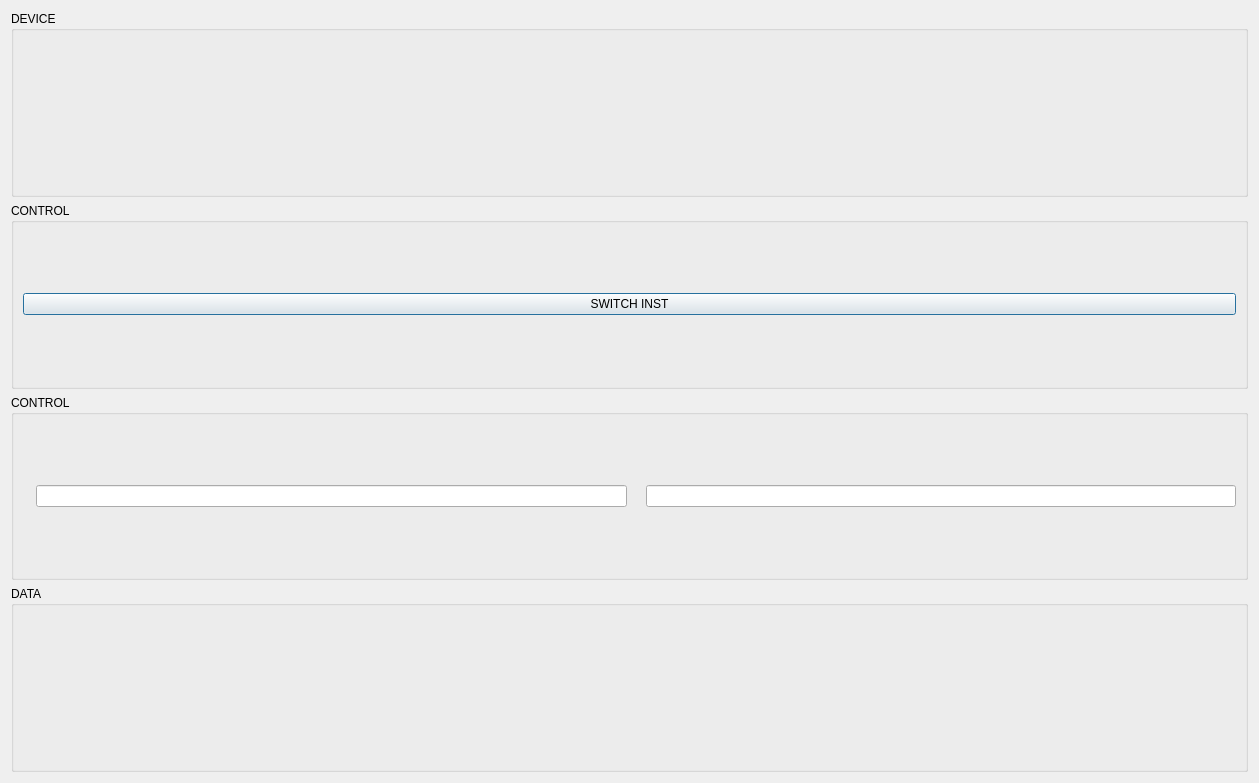
<?xml version="1.0" encoding="UTF-8"?>
<ui version="4.0">
 <class>Dialog</class>
 <widget class="QDialog" name="Dialog">
  <property name="geometry">
   <rect>
    <x>0</x>
    <y>0</y>
    <width>1259</width>
    <height>783</height>
   </rect>
  </property>
  <property name="windowTitle">
   <string>Dialog</string>
  </property>
  <layout class="QVBoxLayout" name="verticalLayout">
   <item>
    <widget class="QGroupBox" name="groupBox_2">
     <property name="title">
      <string>DEVICE</string>
     </property>
     <layout class="QGridLayout" name="gridLayout_2">
      <item row="1" column="1">
       <widget class="QELabel" name="qelabel_5">
        <property name="variable" stdset="0">
         <string>MOKUIOC:DEV:MODEL_SETTING</string>
        </property>
       </widget>
      </item>
      <item row="2" column="3">
       <widget class="QELabel" name="qelabel_4">
        <property name="variable" stdset="0">
         <string>MOKUIOC:DEV:CAL_DATE</string>
        </property>
       </widget>
      </item>
      <item row="0" column="0">
       <widget class="QESubstitutedLabel" name="qesubstitutedlabel">
        <property name="labelText" stdset="0">
         <string>MODEL</string>
        </property>
       </widget>
      </item>
      <item row="2" column="2">
       <widget class="QESubstitutedLabel" name="qesubstitutedlabel_4">
        <property name="labelText" stdset="0">
         <string>LAST CAL</string>
        </property>
       </widget>
      </item>
      <item row="1" column="2">
       <widget class="QESubstitutedLabel" name="qesubstitutedlabel_6">
        <property name="labelText" stdset="0">
         <string>MODEL MATCH</string>
        </property>
       </widget>
      </item>
      <item row="2" column="1">
       <widget class="QELabel" name="qelabel_3">
        <property name="variable" stdset="0">
         <string>MOKUIOC:DEV:VERSION</string>
        </property>
       </widget>
      </item>
      <item row="0" column="1">
       <widget class="QELabel" name="qelabel">
        <property name="variable" stdset="0">
         <string>MOKUIOC:DEV:HARDWARE</string>
        </property>
       </widget>
      </item>
      <item row="2" column="0">
       <widget class="QESubstitutedLabel" name="qesubstitutedlabel_3">
        <property name="labelText" stdset="0">
         <string>API VERSION</string>
        </property>
       </widget>
      </item>
      <item row="1" column="0">
       <widget class="QESubstitutedLabel" name="qesubstitutedlabel_5">
        <property name="labelText" stdset="0">
         <string>EPICS MODEL</string>
        </property>
       </widget>
      </item>
      <item row="0" column="2">
       <widget class="QESubstitutedLabel" name="qesubstitutedlabel_2">
        <property name="labelText" stdset="0">
         <string>FIRMWARE VERSION</string>
        </property>
       </widget>
      </item>
      <item row="0" column="3">
       <widget class="QELabel" name="qelabel_2">
        <property name="variable" stdset="0">
         <string>MOKUIOC:DEV:FIRMWARE</string>
        </property>
       </widget>
      </item>
      <item row="3" column="0">
       <widget class="QESubstitutedLabel" name="qesubstitutedlabel_7">
        <property name="labelText" stdset="0">
         <string>SERIAL NUMBER</string>
        </property>
       </widget>
      </item>
      <item row="1" column="3">
       <widget class="QELabel" name="qelabel_6">
        <property name="variable" stdset="0">
         <string>MOKUIOC:DEV:MODEL_MISMATCH</string>
        </property>
       </widget>
      </item>
      <item row="3" column="1">
       <widget class="QELabel" name="qelabel_7">
        <property name="variable" stdset="0">
         <string>MOKUIOC:DEV:SERIAL_NUM</string>
        </property>
       </widget>
      </item>
     </layout>
    </widget>
   </item>
   <item>
    <widget class="QGroupBox" name="groupBox_4">
     <property name="title">
      <string>CONTROL</string>
     </property>
     <layout class="QGridLayout" name="gridLayout_4">
      <item row="0" column="0">
       <widget class="VCLApplyPushButton" name="vclapplypushbutton">
        <property name="text">
         <string>SWITCH INST</string>
        </property>
        <property name="variable" stdset="0">
         <string>MOKUIOC:OSC:SET_INST</string>
        </property>
       </widget>
      </item>
     </layout>
    </widget>
   </item>
   <item>
    <widget class="QGroupBox" name="groupBox_3">
     <property name="title">
      <string>CONTROL</string>
     </property>
     <layout class="QGridLayout" name="gridLayout_3">
      <item row="0" column="0">
       <widget class="QESubstitutedLabel" name="qesubstitutedlabel_8">
        <property name="labelText" stdset="0">
         <string>TIMEBASE LEFT</string>
        </property>
       </widget>
      </item>
      <item row="0" column="1">
       <widget class="QELineEdit" name="qelineedit">
        <property name="variable" stdset="0">
         <string>MOKUIOC:OSC:TIME:BASE_LEFT</string>
        </property>
       </widget>
      </item>
      <item row="0" column="3">
       <widget class="QELineEdit" name="qelineedit_2">
        <property name="variable" stdset="0">
         <string>MOKUIOC:OSC:TIME:BASE_RIGHT</string>
        </property>
       </widget>
      </item>
      <item row="0" column="2">
       <widget class="QESubstitutedLabel" name="qesubstitutedlabel_9">
        <property name="labelText" stdset="0">
         <string>TIMEBASE LEFT</string>
        </property>
       </widget>
      </item>
     </layout>
    </widget>
   </item>
   <item>
    <widget class="QGroupBox" name="groupBox">
     <property name="title">
      <string>DATA</string>
     </property>
     <layout class="QGridLayout" name="gridLayout">
      <item row="0" column="0">
       <widget class="QEPlotter" name="qeplotter">
        <property name="DataVariableX" stdset="0">
         <string>MOKUIOC:OSC:TIME:DATA</string>
        </property>
        <property name="DataVariableA" stdset="0">
         <string>MOKUIOC:OSC:CH1:DATA</string>
        </property>
        <property name="DataVariableB" stdset="0">
         <string>MOKUIOC:OSC:CH2:DATA</string>
        </property>
        <property name="DataVariableC" stdset="0">
         <string>MOKUIOC:OSC:CH3:DATA</string>
        </property>
        <property name="DataVariableD" stdset="0">
         <string>MOKUIOC:OSC:CH4:DATA</string>
        </property>
       </widget>
      </item>
     </layout>
    </widget>
   </item>
  </layout>
 </widget>
 <customwidgets>
  <customwidget>
   <class>QELabel</class>
   <extends>QLabel</extends>
   <header>QELabel.h</header>
  </customwidget>
  <customwidget>
   <class>QELineEdit</class>
   <extends>QLineEdit</extends>
   <header>QELineEdit.h</header>
  </customwidget>
  <customwidget>
   <class>QEPlotter</class>
   <extends>QEFrame</extends>
   <header>QEPlotter.h</header>
  </customwidget>
  <customwidget>
   <class>QEPushButton</class>
   <extends>QPushButton</extends>
   <header>QEPushButton.h</header>
  </customwidget>
  <customwidget>
   <class>QESubstitutedLabel</class>
   <extends>QLabel</extends>
   <header>QESubstitutedLabel.h</header>
  </customwidget>
  <customwidget>
   <class>QEFrame</class>
   <extends>QFrame</extends>
   <header>QEFrame.h</header>
   <container>1</container>
  </customwidget>
  <customwidget>
   <class>VCLApplyPushButton</class>
   <extends>QEPushButton</extends>
   <header>VCLApplyPushButton.h</header>
  </customwidget>
 </customwidgets>
 <resources/>
 <connections/>
</ui>
